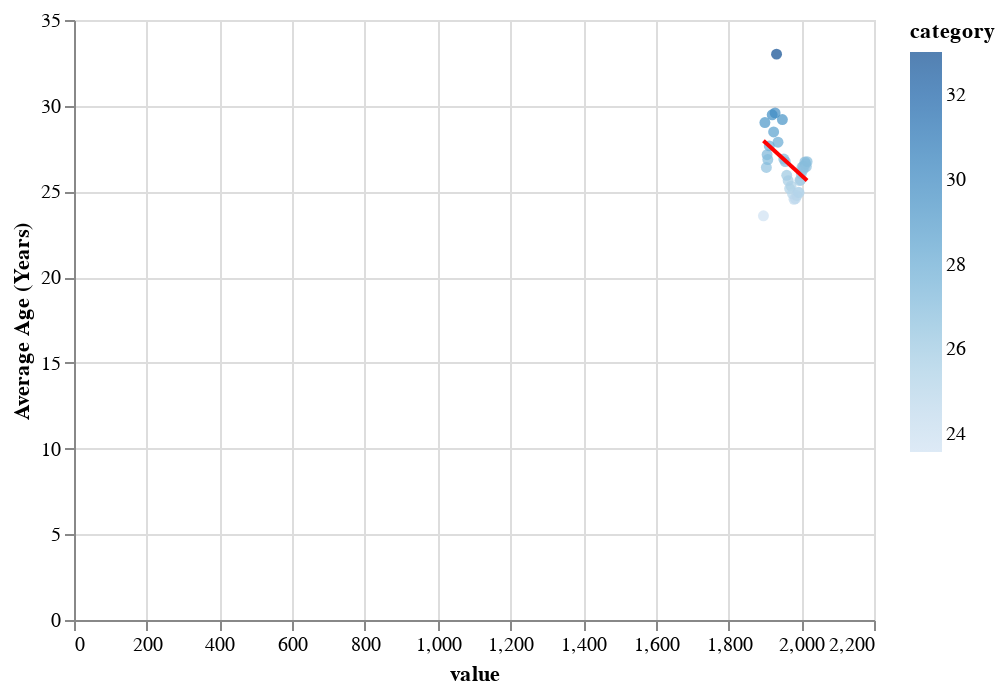

The cell this chart's notebook holds for it:
### Code cell
points = alt.Chart(data).mark_circle().encode(
    x='value',
    y='category',
    color='category'
)

line = alt.Chart(data).mark_line(color='red').transform_regression(
    'value', 'category'
).encode(
    x='value',
    y=alt.Y('category', title='Average Age (Years)')
)

points + line

### Figure 1 — Vega-Lite specification as saved in the notebook (floating-point values rounded to 4 significant figures)
{"config": {"view": {"continuousWidth": 400, "continuousHeight": 300}}, "layer": [{"mark": "circle", "encoding": {"color": {"field": "category", "type": "quantitative"}, "x": {"field": "value", "type": "quantitative"}, "y": {"field": "category", "type": "quantitative"}}}, {"mark": {"type": "line", "color": "red"}, "encoding": {"x": {"field": "value", "type": "quantitative"}, "y": {"field": "category", "title": "Average Age (Years)", "type": "quantitative"}}, "transform": [{"on": "value", "regression": "category"}]}], "data": {"name": "data-3196eb363e2958c5df23013c65b09981"}, "$schema": "https://vega.github.io/schema/vega-lite/v4.17.0.json", "datasets": {"data-3196eb363e2958c5df23013c65b09981": [{"value": 1896, "category": 23.58}, {"value": 1900, "category": 29.02}, {"value": 1904, "category": 26.4}, {"value": 1906, "category": 27.14}, {"value": 1908, "category": 26.86}, {"value": 1912, "category": 27.66}, {"value": 1920, "category": 29.47}, {"value": 1924, "category": 28.47}, {"value": 1928, "category": 29.58}, {"value": 1932, "category": 33.01}, {"value": 1936, "category": 27.87}, {"value": 1948, "category": 29.19}, {"value": 1952, "category": 26.89}, {"value": 1956, "category": 26.74}, {"value": 1960, "category": 25.94}, {"value": 1964, "category": 25.63}, {"value": 1968, "category": 25.17}, {"value": 1972, "category": 25.31}, {"value": 1976, "category": 24.85}, {"value": 1980, "category": 24.54}, {"value": 1984, "category": 24.58}, {"value": 1988, "category": 24.76}, {"value": 1992, "category": 24.96}, {"value": 1994, "category": 24.94}, {"value": 1996, "category": 25.63}, {"value": 1998, "category": 25.67}, {"value": 2000, "category": 26.03}, {"value": 2002, "category": 26.41}, {"value": 2004, "category": 26.24}, {"value": 2006, "category": 26.47}, {"value": 2008, "category": 26.38}, {"value": 2010, "category": 26.72}, {"value": 2012, "category": 26.62}, {"value": 2014, "category": 26.45}, {"value": 2016, "category": 26.74}]}}
